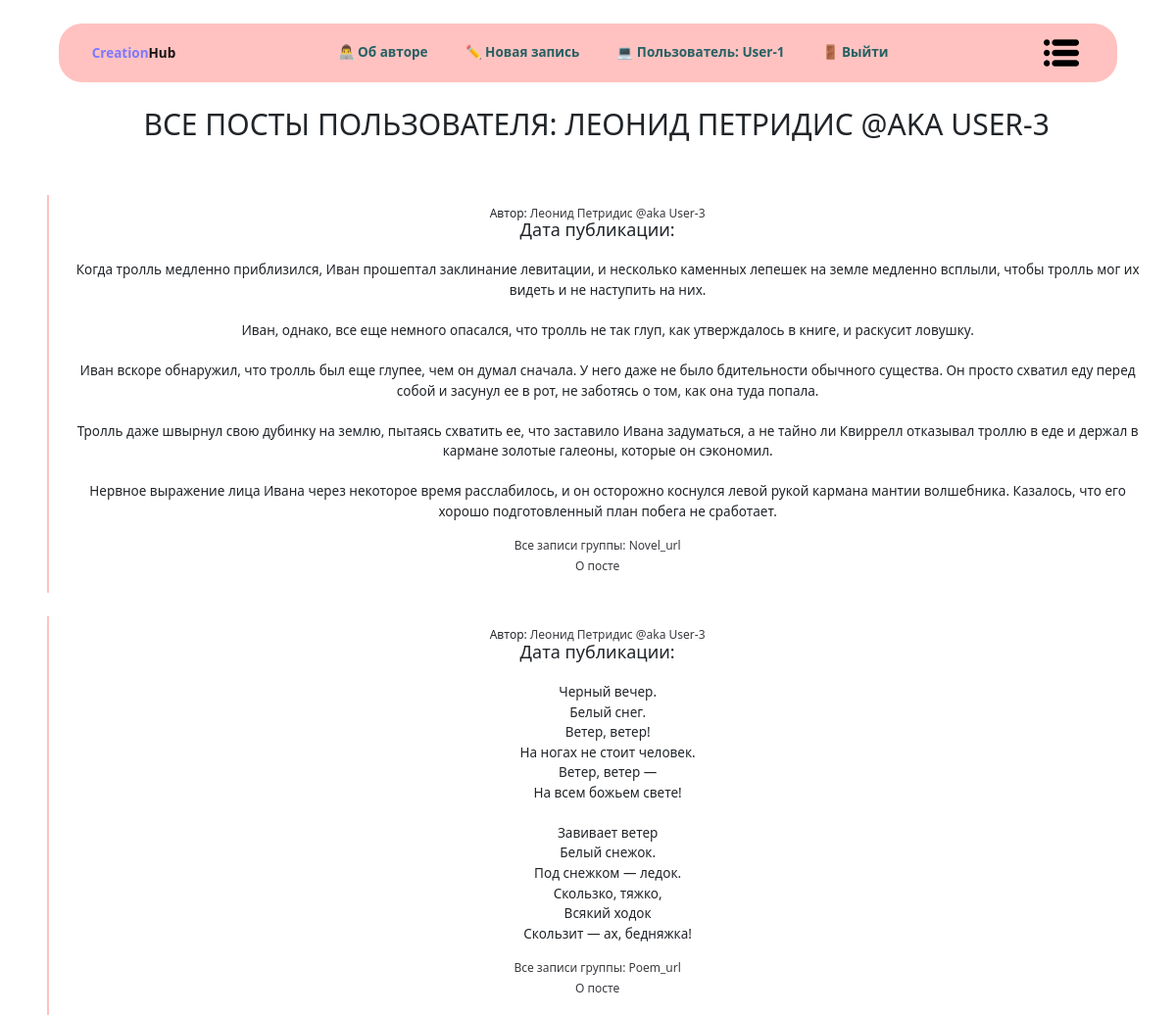
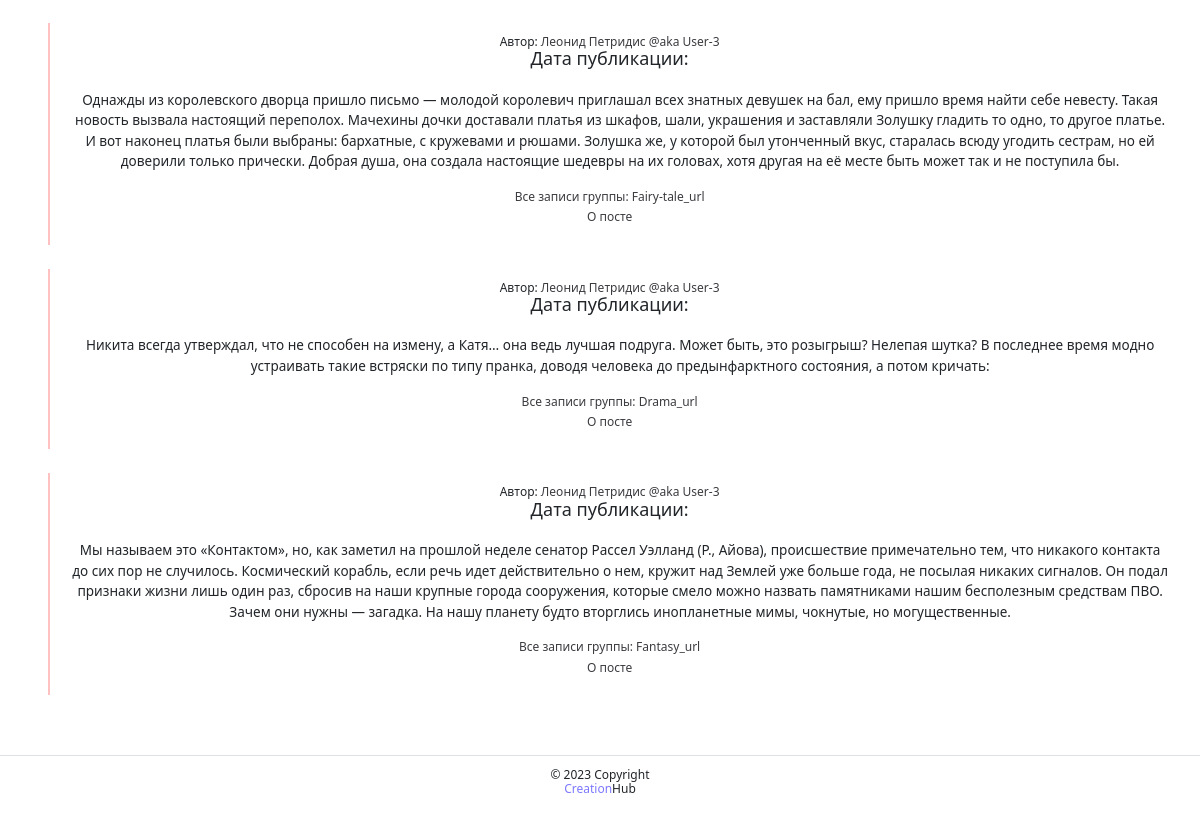
Page /profile/User-3/ (signed in) on the committed database (2 pictures, top to bottom).
### posts/models.py (models this page shows, shortened)
class Post(CreatedModel):
    text = models.TextField(
        verbose_name='Текст вашего поста'
    )
    group = models.ForeignKey(
        Group,
        blank=True,
        null=True,
        on_delete=models.SET_NULL,
        related_name='posts',
        verbose_name='select',
        help_text='Выберите группу или оставьте пустым',
    )
    author = models.ForeignKey(
        User,
        on_delete=models.CASCADE,
        related_name='posts',
        verbose_name='Автор поста',
    )
    class Meta:
        ordering = ('-created',)

class Group(models.Model):
    title = models.CharField(
        max_length=200,
        verbose_name='Название группы',
    )
    slug = models.SlugField(
        unique=True,
        max_length=20,
        verbose_name='URL адреса группы'
    )
    description = models.TextField(
        verbose_name='Описание группы',
    )

### posts/views.py (the view)
# urls.py: path('profile/<str:username>/', views.profile, name='profile'),
def profile(request, username):
    author = get_object_or_404(User, username=username)
    posts = author.posts.all()
    page_obj = get_page(request, posts)
    if request.user.is_authenticated == True:
        context = {
            'page_obj': page_obj,
            'author': author,
            'auth': True
        }
    else:
        context = {
            'author': author,
            'auth': False
        }
    return render(request, 'posts/profile.html', context)

### core/context_processors/year.py (called while the page is built)
def year(request):
    return {
        'year': timezone.now().year
    }

### posts/utilits.py (called while the page is built)
def get_page(request, posts):
    paginator = Paginator(posts, settings.PAGE_AMOUNT)
    page_number = request.GET.get('page')
    page_obj = paginator.get_page(page_number)
    return page_obj

### templates/posts/profile.html (shortened to what this page needs)
{% extends "base.html" %}
    {% block content %}
    {% if auth %}
    <section id="posts">
        <h1>Все посты пользователя: {{ author.get_full_name }} @aka {{author.username}} </h1>
      <div class="posts container py-5">
      {% for post in page_obj %}
        <div class="posts_container">
          {% include 'includes/description.html' %}
          {% if post.group %}
          <div class="post__link">
            <a href="{% url 'posts:group_list' post.group.slug %}" class="posts__data">Все записи группы: {{post.group.slug}}</a>
          </div>
          {% endif %}
          <div class="post__link">
            <a href="{% url 'posts:post_detail' post.id %}"
            class="posts__data"> О посте </a>
          </div>
        </div>
        {% endfor %}
    {% endif %}
{% endblock %}

### templates/includes/header.html (shortened to what this page needs)
{% load static %}
<header id="header">
    <div class="header__container">
      <nav class=" header__nav navbar  navbar-light" >
          <a class="navbar-brand header__link " href="{% url 'posts:index' %}">
            <p class="header__logo">
              <span style="color:rgb(125, 120, 255)">Creation</span>Hub
            </p>
          </a>
          <div class="nav__wrapper">
            <a href="{% url 'about:author' %}" class='nav__text' >
              👨‍💻 Об авторе
            </a>
            {% if user.is_authenticated %}
            <a class="nav__text" href="{% url 'posts:create' %}">
              ✏️ Новая запись
            </a>
            <a href="{% url 'posts:profile' user.username %}" class="nav__text">
              💻 Пользователь: <span>{{ user.username }}</span>
            </a>
            <a class="" href="{% url 'users:logout' %}" class="nav__text">
              🚪 Выйти
            </a>
          {% endif %}
          </div>
          <div class="header__btn header__link ">
            <img src="{% static 'img/free-icon-menu-561184.png' %}" class=" header__list-btn">
      </div>
      </nav>
    </div>
</header>

### templates/includes/description.html
<ul class="posts__data posts__ul">
    <li>
      Автор: <a href="{% url 'posts:profile' post.author %}">{{ post.author.get_full_name }} @aka {{post.author}}</a>
    </li>
    <li class="posts__li">
      <span class="post_article">Дата публикации:</span> {{ post.pub_date|date:"d E Y" }}
    </li>
</ul>
<p class="posts__text">{{ post.text|linebreaksbr }}</p>

### static/css/custom_style/style.css (style rules this page uses)
ul, ol { list-style: none; padding: 0; }
a:not([class]) { -webkit-text-decoration-skip: ink; text-decoration-skip-ink: auto; }
html { font-size: 1vw; overflow-x: hidden; -webkit-text-size-adjust: 100%; min-height: 120vh; }
body { min-height: 100vh; min-width: 33.6vw; text-rendering: optimizeSpeed; line-height: 1.2; -webkit-font-smoothing: antialiased; scroll-behavior: smooth; overflow-x: hidden; }
a { text-decoration: none; color: #3B3B40; cursor: pointer; }
h1, h2, h3, h4, h5, h6 { margin: 0; padding: 0; }
h1 { text-transform: uppercase; }
section { margin-top: 2.05vw; margin-left:2.4375vw ; }
header { display: flex; justify-content: center; margin-top: 2vw; width: 100%; }
.header__container { display: flex; justify-content: center; background-color: #FFC2C0 ; width:90% ; border-radius: 2vw 2vw 2vw 2vw; }
.nav__wrapper>a { color: #266164; }
.header__nav { display: flex; width:95% ; flex-direction: row; }
.navbar-brand { display: flex; flex-direction: row; align-items: flex-end; width: 8.25vw; height: 4vw; justify-content: space-around; position: static; }
.header__list-btn { width: 3vw; height: 3vw; }
.header__btn { width: 5vw; height: 4vw; display: flex; justify-content: center; align-items: center; }
.header__logo { font-style: normal; font-weight: bold; font-size: 1.125vw; line-height: 1.3125vw; display: flex; align-items: center; }
.header__logo>span { color: #C10000; }
#posts { display: flex; flex-direction: column; align-items: center; }
.posts { min-width: 90vw; }
.post_article { font-style: normal; font-weight: normal; font-size: 1.5vw; line-height: 1.5vw; align-items: center; }
.posts_container { display: flex; flex-direction: column; text-align: center; justify-content: center; align-items: center; margin-top:1.5vw ; margin-bottom: 2vw; padding-bottom: 20px; border-left: 0.20vw solid #FFC2C0; -webkit-transition: 0.5s ease; min-width: 90vw; }
.posts__ul { margin-top: 1vw; }
.posts__li { margin-bottom: 0.75vw; }
.posts__text { margin-left: 1.75vw; font-style: normal; font-weight: normal; font-size: 1.125vw; line-height: 1.7125vw; display: flex; align-items: center; }
.post__link { display:flex ; justify-content: center; margin-top: 0.5vw; }
.header__link { -webkit-transition: 0.5s ease; border-radius: 2vw 2vw 2vw 2vw; }
.nav__wrapper { width: 60%; display: flex; justify-content: space-around; font-style: normal; font-weight: bold; font-size: 1.125vw; line-height: 1.3125vw; align-items: center; border-radius: 2vw; height: 2vw; max-width: 50vw; }

### rows in the picture
Post: author.get_full_name "Леонид Петридис", author "User-3", text "Когда тролль медленно приблизился, Иван прошептал заклинание левитации, и несколько каменных лепешек на земле медленно всплыли, чтобы тролль мог их видеть и не наступить на них. Иван, однако, все еще немного опасался, что тролль не так глуп, как утверждалось в книге, и раскусит ловушку. Иван вскоре обнаружил, что тролль был еще глупее, чем он думал сначала. У него даже не было бдительности обычного существа. Он просто схватил еду перед собой и засунул ее в рот, не заботясь о том, как она туда попала. Тролль даже швырнул свою дубинку на землю, пытаясь схватить ее, что заставило Ивана задуматься, а не тайно ли Квиррелл отказывал троллю в еде и держал в кармане золотые галеоны, которые он…", group.slug "Novel_url"
Post: author.get_full_name "Леонид Петридис", author "User-3", text "Черный вечер. Белый снег. Ветер, ветер! На ногах не стоит человек. Ветер, ветер — На всем божьем свете! Завивает ветер Белый снежок. Под снежком — ледок. Скользко, тяжко, Всякий ходок Скользит — ах, бедняжка!", group.slug "Poem_url"
Post: author.get_full_name "Леонид Петридис", author "User-3", text "Однажды из королевского дворца пришло письмо — молодой королевич приглашал всех знатных девушек на бал, ему пришло время найти себе невесту. Такая новость вызвала настоящий переполох. Мачехины дочки доставали платья из шкафов, шали, украшения и заставляли Золушку гладить то одно, то другое платье. И вот наконец платья были выбраны: бархатные, с кружевами и рюшами. Золушка же, у которой был утонченный вкус, старалась всюду угодить сестрам, но ей доверили только прически. Добрая душа, она создала настоящие шедевры на их головах, хотя другая на её месте быть может так и не поступила бы.", group.slug "Fairy-tale_url"
Post: author.get_full_name "Леонид Петридис", author "User-3", text "Никита всегда утверждал, что не способен на измену, а Катя… она ведь лучшая подруга. Может быть, это розыгрыш? Нелепая шутка? В последнее время модно устраивать такие встряски по типу пранка, доводя человека до предынфарктного состояния, а потом кричать:", group.slug "Drama_url"
Post: author.get_full_name "Леонид Петридис", author "User-3", text "Мы называем это «Контактом», но, как заметил на прошлой неделе сенатор Рассел Уэлланд (Р., Айова), происшествие примечательно тем, что никакого контакта до сих пор не случилось. Космический корабль, если речь идет действительно о нем, кружит над Землей уже больше года, не посылая никаких сигналов. Он подал признаки жизни лишь один раз, сбросив на наши крупные города сооружения, которые смело можно назвать памятниками нашим бесполезным средствам ПВО. Зачем они нужны — загадка. На нашу планету будто вторглись инопланетные мимы, чокнутые, но могущественные.", group.slug "Fantasy_url"

### other values in the picture
{{ user.username }} "User-1"
{{ author.get_full_name }} "ЛЕОНИД ПЕТРИДИС"
{{ author.username }} "USER-3"
